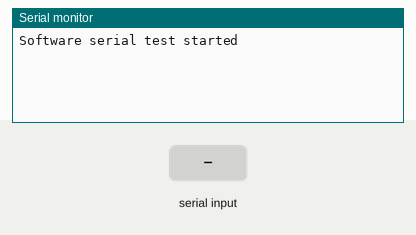
Simulated run of this sketch. Board: ESP32. Parts: the last lines printed to the serial monitor. Inputs (shaded band) come from the test bench.

Above: at 1.2 s.
1.3 s: "1" received over the second serial link
At 2.5 s:
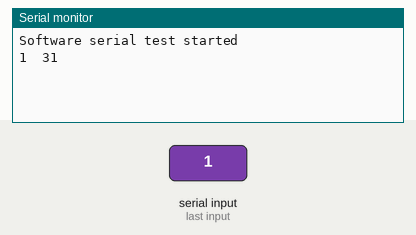
2.8 s: "0" received over the second serial link
At 3.7 s:
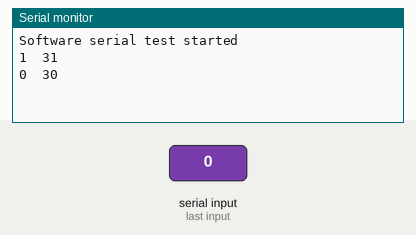

The sketch:

LORA.ino
```cpp
#include <HardwareSerial.h>

HardwareSerial MySerial(1);

void setup() {
  Serial.begin(115200);
  MySerial.begin(115200, SERIAL_8N1, 9, 10);

  Serial.println("\nSoftware serial test started");
}

void loop() {
  int incoming;
  char buf[10];
  while (Serial.available() > 0) {
    MySerial.write(Serial.read());
  }

  while (MySerial.available() > 0) {
    incoming = MySerial.read();
    if (incoming == 0x0D)
      sprintf(buf, "CR  %02X", incoming);
    else if (incoming == 0x0A)
      sprintf(buf, "LF  %02X", incoming);
    else
      sprintf(buf, "%c  %02X", incoming, incoming);
    Serial.println(buf);
  }

}
```

Measured:
- after the input at 1.3 s, the serial monitor: prints a new line at once (image 1)
- after the input at 2.8 s, the serial monitor: prints a new line at once (image 2)
